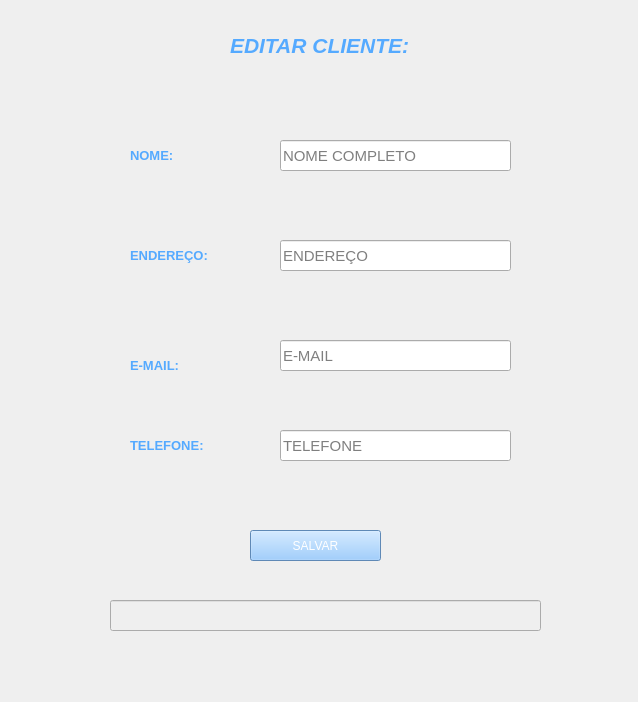
<?xml version="1.0" encoding="UTF-8"?>
<ui version="4.0">
 <class>Form</class>
 <widget class="QWidget" name="Form">
  <property name="geometry">
   <rect>
    <x>0</x>
    <y>0</y>
    <width>638</width>
    <height>702</height>
   </rect>
  </property>
  <property name="windowTitle">
   <string>Form</string>
  </property>
  <widget class="QLineEdit" name="lineEmailEditar">
   <property name="geometry">
    <rect>
     <x>280</x>
     <y>340</y>
     <width>231</width>
     <height>31</height>
    </rect>
   </property>
   <property name="font">
    <font>
     <family>Arial</family>
     <pointsize>11</pointsize>
    </font>
   </property>
   <property name="text">
    <string/>
   </property>
   <property name="placeholderText">
    <string>E-MAIL</string>
   </property>
  </widget>
  <widget class="QLineEdit" name="lineTelefoneEditar">
   <property name="geometry">
    <rect>
     <x>280</x>
     <y>430</y>
     <width>231</width>
     <height>31</height>
    </rect>
   </property>
   <property name="font">
    <font>
     <family>Arial</family>
     <pointsize>11</pointsize>
    </font>
   </property>
   <property name="text">
    <string/>
   </property>
   <property name="placeholderText">
    <string>TELEFONE</string>
   </property>
  </widget>
  <widget class="QLabel" name="label_4">
   <property name="geometry">
    <rect>
     <x>130</x>
     <y>350</y>
     <width>131</width>
     <height>31</height>
    </rect>
   </property>
   <property name="font">
    <font>
     <family>Arial</family>
     <pointsize>10</pointsize>
     <weight>75</weight>
     <bold>true</bold>
    </font>
   </property>
   <property name="styleSheet">
    <string notr="true">color:rgb(85, 170, 255)

</string>
   </property>
   <property name="text">
    <string>E-MAIL:</string>
   </property>
  </widget>
  <widget class="QPushButton" name="bEditarcliente">
   <property name="geometry">
    <rect>
     <x>250</x>
     <y>530</y>
     <width>131</width>
     <height>31</height>
    </rect>
   </property>
   <property name="styleSheet">
    <string notr="true">background-color:rgb(133, 192, 255);
color: rgb(255, 255, 255)</string>
   </property>
   <property name="text">
    <string>SALVAR</string>
   </property>
  </widget>
  <widget class="QLabel" name="label_3">
   <property name="geometry">
    <rect>
     <x>130</x>
     <y>240</y>
     <width>131</width>
     <height>31</height>
    </rect>
   </property>
   <property name="font">
    <font>
     <family>Arial</family>
     <pointsize>10</pointsize>
     <weight>75</weight>
     <bold>true</bold>
    </font>
   </property>
   <property name="styleSheet">
    <string notr="true">color:rgb(85, 170, 255)

</string>
   </property>
   <property name="text">
    <string>ENDEREÇO:</string>
   </property>
  </widget>
  <widget class="QLineEdit" name="lineEnderecoEditar">
   <property name="geometry">
    <rect>
     <x>280</x>
     <y>240</y>
     <width>231</width>
     <height>31</height>
    </rect>
   </property>
   <property name="font">
    <font>
     <family>Arial</family>
     <pointsize>11</pointsize>
    </font>
   </property>
   <property name="text">
    <string/>
   </property>
   <property name="placeholderText">
    <string>ENDEREÇO</string>
   </property>
  </widget>
  <widget class="QLabel" name="label_5">
   <property name="geometry">
    <rect>
     <x>230</x>
     <y>30</y>
     <width>241</width>
     <height>31</height>
    </rect>
   </property>
   <property name="font">
    <font>
     <family>Arial</family>
     <pointsize>16</pointsize>
     <weight>75</weight>
     <italic>true</italic>
     <bold>true</bold>
    </font>
   </property>
   <property name="styleSheet">
    <string notr="true">color:rgb(85, 170, 255)</string>
   </property>
   <property name="text">
    <string>EDITAR CLIENTE:</string>
   </property>
  </widget>
  <widget class="QLineEdit" name="lineNomeEditar">
   <property name="geometry">
    <rect>
     <x>280</x>
     <y>140</y>
     <width>231</width>
     <height>31</height>
    </rect>
   </property>
   <property name="font">
    <font>
     <family>Arial</family>
     <pointsize>11</pointsize>
    </font>
   </property>
   <property name="text">
    <string/>
   </property>
   <property name="placeholderText">
    <string>NOME COMPLETO</string>
   </property>
  </widget>
  <widget class="QLabel" name="label_6">
   <property name="geometry">
    <rect>
     <x>130</x>
     <y>430</y>
     <width>131</width>
     <height>31</height>
    </rect>
   </property>
   <property name="font">
    <font>
     <family>Arial</family>
     <pointsize>10</pointsize>
     <weight>75</weight>
     <bold>true</bold>
    </font>
   </property>
   <property name="styleSheet">
    <string notr="true">color:rgb(85, 170, 255)

</string>
   </property>
   <property name="text">
    <string>TELEFONE:</string>
   </property>
  </widget>
  <widget class="QLabel" name="label">
   <property name="geometry">
    <rect>
     <x>130</x>
     <y>140</y>
     <width>91</width>
     <height>31</height>
    </rect>
   </property>
   <property name="font">
    <font>
     <family>Arial</family>
     <pointsize>10</pointsize>
     <weight>75</weight>
     <bold>true</bold>
    </font>
   </property>
   <property name="styleSheet">
    <string notr="true">color:rgb(85, 170, 255)

</string>
   </property>
   <property name="text">
    <string>NOME:</string>
   </property>
  </widget>
  <widget class="QLabel" name="label_10">
   <property name="geometry">
    <rect>
     <x>0</x>
     <y>0</y>
     <width>641</width>
     <height>711</height>
    </rect>
   </property>
   <property name="text">
    <string/>
   </property>
   <property name="pixmap">
    <pixmap>fundo.jpg</pixmap>
   </property>
   <property name="scaledContents">
    <bool>true</bool>
   </property>
  </widget>
  <widget class="QPushButton" name="pushButton">
   <property name="geometry">
    <rect>
     <x>30</x>
     <y>40</y>
     <width>71</width>
     <height>51</height>
    </rect>
   </property>
   <property name="text">
    <string/>
   </property>
   <property name="icon">
    <iconset>
     <normaloff>vire-a-esquerda.png</normaloff>vire-a-esquerda.png</iconset>
   </property>
   <property name="iconSize">
    <size>
     <width>50</width>
     <height>50</height>
    </size>
   </property>
   <property name="flat">
    <bool>true</bool>
   </property>
  </widget>
  <widget class="QLineEdit" name="lineEditou">
   <property name="enabled">
    <bool>false</bool>
   </property>
   <property name="geometry">
    <rect>
     <x>110</x>
     <y>600</y>
     <width>431</width>
     <height>31</height>
    </rect>
   </property>
   <property name="font">
    <font>
     <family>Arial</family>
     <pointsize>7</pointsize>
    </font>
   </property>
   <property name="styleSheet">
    <string notr="true"/>
   </property>
  </widget>
  <zorder>label_10</zorder>
  <zorder>lineEmailEditar</zorder>
  <zorder>lineTelefoneEditar</zorder>
  <zorder>label_4</zorder>
  <zorder>bEditarcliente</zorder>
  <zorder>label_3</zorder>
  <zorder>lineEnderecoEditar</zorder>
  <zorder>label_5</zorder>
  <zorder>lineNomeEditar</zorder>
  <zorder>label_6</zorder>
  <zorder>label</zorder>
  <zorder>pushButton</zorder>
  <zorder>lineEditou</zorder>
 </widget>
 <resources/>
 <connections/>
</ui>
